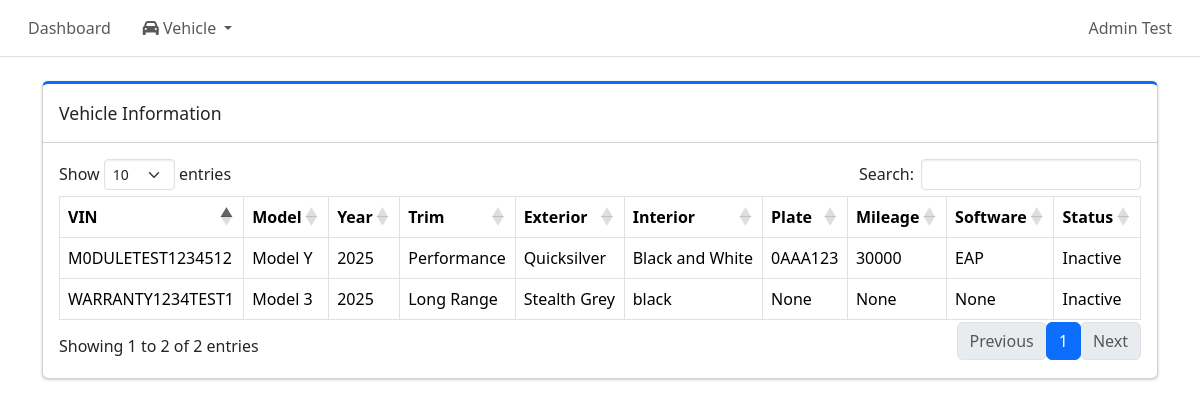
/admin/vehicle/list (signed in), run on the app's committed database.
### tables this page shows
CREATE TABLE vehicle (
    vehicle_id INTEGER PRIMARY KEY AUTOINCREMENT,
    vin TEXT NOT NULL UNIQUE CHECK(length(vin) = 17),
    make TEXT,
    model TEXT,
    model_year INTEGER,
    trim TEXT,
    exterior TEXT,
    interior TEXT,
    plate_number TEXT,
    mileage INTEGER,
    software TEXT,
    vehicle_status TEXT NOT NULL CHECK(vehicle_status IN ('Active', 'Inactive', 'Maintenance', 'Sold')),
    created_at DATETIME DEFAULT CURRENT_TIMESTAMP
);

### routes/vehicle.py (the view)
@vehicle_bp.route("/vehicle/list", methods=["GET"])
def admin_vehicle_list():
    if not session.get("admin_logged_in"):
        return redirect(url_for("auth.admin_login"))
    conn = get_conn()
    cur = conn.cursor()
    cur.execute("""
        SELECT vehicle_id, vin, model, model_year, trim, exterior, interior, plate_number, mileage, software, vehicle_status
        FROM vehicle
        ORDER BY created_at DESC
    """)
    vehicles = cur.fetchall()
    purchase_types = get_purchase_warranty_types()
    subscription_types = get_subscription_warranty_types()
    return(render_template("vehicle_info.html", vehicles=vehicles, purchase_types=purchase_types, subscription_types=subscription_types))

### db.py (called while the page is built)
def make_dict(cursor, row):
    return {col[0]: row[idx] for idx, col in enumerate(cursor.description)}

def get_conn():
    if "db" not in g:
        conn = sqlite3.connect(DB_PATH, check_same_thread=False)
        conn.row_factory = make_dict
        conn.execute("PRAGMA foreign_keys = ON;")
        g.db = conn
    return g.db

def close_conn(e=None):
    db = g.pop("db", None)
    if db is not None:
        db.close()

### utils/warranty_utils.py (called while the page is built)
def get_purchase_warranty_types():
    conn = get_conn()
    cur = conn.cursor()
    cur.execute("""
        SELECT warranty_type_id, type_name, display_name
        FROM warranty_type
        WHERE category = 'purchase' AND is_active = 1
        ORDER BY sort_order
    """)
    rows = cur.fetchall()
    return rows

def get_subscription_warranty_types():
    conn = get_conn()
    cur = conn.cursor()
    cur.execute("""
        SELECT warranty_type_id, type_name, display_name
        FROM warranty_type
        WHERE category = 'subscription' AND is_active = 1
        ORDER BY sort_order
    """)
    rows = cur.fetchall()
    return rows

### templates/vehicle_info.html (shortened to what this page needs)
{% extends "base.html" %}
{% block content %}
<div class="col-12">
    <div class="card card-primary card-outline mb-4">
        <div class="card-header">
            <div class="card-title">Vehicle Information</div>
        </div>
        <div class="card-body">
            <table id = "vehicleTable" class="table table-bordered table-hover">
                <thead>
                    <tr>
                        <th>VIN</th>
                        <th>Model</th>
                        <th>Year</th>
                        <th>Trim</th>
                        <th>Exterior</th>
                        <th>Interior</th>
                        <th>Plate</th>
                        <th>Mileage</th>
                        <th>Software</th>
                        <th>Status</th>
                    </tr>
                </thead>
                <tbody>
                    {% for v in vehicles %}
                    <tr data-id="{{v.vehicle_id}}" data-vin="{{v.vin}}" style="cursor:pointer;">
                        <td>{{v.vin}}</td>
                        <td>{{v.model}}</td>
                        <td>{{v.model_year}}</td>
                        <td>{{v.trim}}</td>
                        <td>{{v.exterior}}</td>
                        <td>{{v.interior}}</td>
                        <td>{{v.plate_number}}</td>
                        <td>{{v.mileage}}</td>
                        <td>{{v.software}}</td>
                        <td>{{v.vehicle_status}}</td>
                    </tr>
                    {% endfor %}
                </tbody>
            </table>
        </div>
    </div>
</div>
{% endblock %}

### templates/base.html (shortened to what this page needs)
<!doctype html>
<html lang="en">
    <head>
        <link href="https://cdn.jsdelivr.net/npm/bootstrap@5.3.8/dist/css/bootstrap.min.css"
            rel="stylesheet"
>
        <link rel="stylesheet"
            href="{{ url_for('static', filename='adminlte/css/adminlte.min.css') }}">
        <link rel="stylesheet"
            href="https://cdnjs.cloudflare.com/ajax/libs/font-awesome/6.5.1/css/all.min.css"
 />
        <link rel="stylesheet" href="https://cdn.datatables.net/1.13.6/css/dataTables.bootstrap5.min.css">
        <link rel="stylesheet" href="https://cdn.datatables.net/rowgroup/1.3.1/css/rowGroup.bootstrap5.min.css">
        <link rel="stylesheet" href="{{ url_for('static', filename='style.css') }}">
    </head>
    <body class="hold-transition sidebar-mini layout-fixed">
        <nav class="app-header navbar navbar-expand bg-body">
            <div class="container-fluid">
                <ul class="navbar-nav">
                    <li class="nav-item">
                        <a href="/admin/dashboard" class="nav-link">Dashboard</a>
                    </li>
                    <li class="nav-item dropdown">
                        <a class="nav-link dropdown-toggle" href="#" data-bs-toggle="dropdown">
                            <i class="fa-solid fa-car"></i> Vehicle
                        </a>
                    </li>
                </ul>
                <ul class="navbar-nav ms-auto">
                    <li class="nav-item dropdown user-menu">
                        <a href="#" class="nav-link dropdown-toggle" data-bs-toggle="dropdown">
                            <span>Admin Test</span>
                        </a>
                    </li>
                </ul>
            </div>
        </nav>
        <main class="container mt-4">
            {% block content %}{% endblock %}
        </main>
        {% include "toast_success.html" %}
    </body>
</html>

### templates/toast_success.html (shortened to what this page needs)
<div class="position-fixed top-0 end-0 p-3" style="z-index: 9999">
</div>

### data on the page
vehicle: vin "M0DULETEST1234512", model "Model Y", model_year "2025", trim "Performance", exterior "Quicksilver", interior "Black and White", plate_number "0AAA123", mileage "30000", software "EAP", vehicle_status "Inactive"
vehicle: vin "WARRANTY1234TEST1", model "Model 3", model_year "2025", trim "Long Range", exterior "Stealth Grey", interior "black", plate_number "None", mileage "None", software "None", vehicle_status "Inactive"
